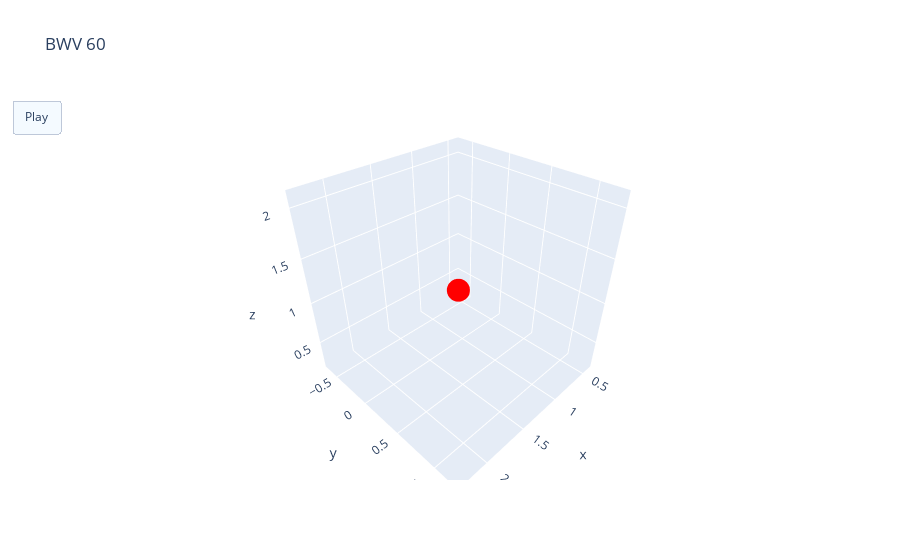

Notebook source saved alongside this figure:
### Code cell
import plotly.graph_objects as go
#coords = coords.detach().cpu().numpy()
theframes= [go.Frame(data=[go.Scatter3d(mode="lines+markers",x=coords[1:n, 0], y=coords[1:n, 1],z=coords[1:n,2],marker=dict(color='blue', size=3))]) for n in range(1,len(coords))] 
fig = go.Figure(
    data=[go.Scatter3d(x=coords[0:1, 0], y=coords[0:1, 1], z=coords[0:1,2],marker=dict(color='red'))],
    layout=go.Layout(
        xaxis=dict(range=[-5, 5], autorange=True),
        yaxis=dict(range=[-5, 5], autorange=True),
        
        title="BWV 60",
        updatemenus=[dict(
            type="buttons",
            buttons=[dict(label="Play",
                          method="animate",
                          args=[None])])]
    ),
    frames=theframes
)

fig.show()

### Figure 1 — Plotly figure (JSON) as saved in the notebook; plotly's stock layout.template omitted (floating-point values rounded to 4 significant figures)
{"data": [{"marker": {"color": "red"}, "type": "scatter3d", "x": [1.351], "y": [0.2822], "z": [1.16]}], "layout": {"title": {"text": "BWV 60"}, "updatemenus": [{"buttons": [{"args": [null], "label": "Play", "method": "animate"}], "type": "buttons"}], "xaxis": {"autorange": true, "range": [-5, 5]}, "yaxis": {"autorange": true, "range": [-5, 5]}}}
